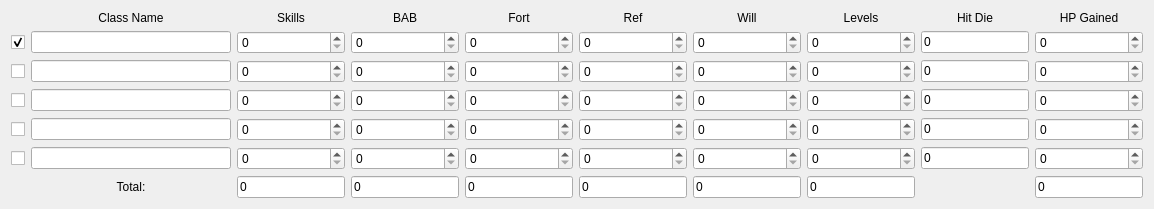
      <widget class="QWidget" name="tab_4">
       <attribute name="title">
        <string>Class Info</string>
       </attribute>
       <layout class="QVBoxLayout" name="verticalLayout_4">
        <item>
         <layout class="QGridLayout" name="gridLayout_2">
          <item row="6" column="3">
           <widget class="QLineEdit" name="lineEditClassBABTotal">
            <property name="text">
             <string>0</string>
            </property>
            <property name="readOnly">
             <bool>true</bool>
            </property>
           </widget>
          </item>
          <item row="0" column="1">
           <widget class="QLabel" name="labelClassName">
            <property name="maximumSize">
             <size>
              <width>16777215</width>
              <height>20</height>
             </size>
            </property>
            <property name="text">
             <string>Class Name</string>
            </property>
            <property name="alignment">
             <set>Qt::AlignCenter</set>
            </property>
           </widget>
          </item>
          <item row="0" column="6">
           <widget class="QLabel" name="labelClassWillSave">
            <property name="maximumSize">
             <size>
              <width>16777215</width>
              <height>20</height>
             </size>
            </property>
            <property name="text">
             <string>Will</string>
            </property>
            <property name="alignment">
             <set>Qt::AlignCenter</set>
            </property>
           </widget>
          </item>
          <item row="0" column="8">
           <widget class="QLabel" name="labelHitDie">
            <property name="maximumSize">
             <size>
              <width>16777215</width>
              <height>20</height>
             </size>
            </property>
            <property name="text">
             <string>Hit Die</string>
            </property>
            <property name="alignment">
             <set>Qt::AlignCenter</set>
            </property>
           </widget>
          </item>
          <item row="0" column="5">
           <widget class="QLabel" name="labelClassRefSave">
            <property name="maximumSize">
             <size>
              <width>16777215</width>
              <height>20</height>
             </size>
            </property>
            <property name="text">
             <string>Ref</string>
            </property>
            <property name="alignment">
             <set>Qt::AlignCenter</set>
            </property>
           </widget>
          </item>
          <item row="0" column="9">
           <widget class="QLabel" name="labelHPGained">
            <property name="maximumSize">
             <size>
              <width>16777215</width>
              <height>20</height>
             </size>
            </property>
            <property name="text">
             <string>HP Gained</string>
            </property>
            <property name="alignment">
             <set>Qt::AlignCenter</set>
            </property>
           </widget>
          </item>
          <item row="2" column="1">
           <widget class="QLineEdit" name="lineEditClass2">
            <property name="minimumSize">
             <size>
              <width>200</width>
              <height>0</height>
             </size>
            </property>
           </widget>
          </item>
          <item row="3" column="1">
           <widget class="QLineEdit" name="lineEditClass3">
            <property name="minimumSize">
             <size>
              <width>200</width>
              <height>0</height>
             </size>
            </property>
           </widget>
          </item>
          <item row="6" column="6">
           <widget class="QLineEdit" name="lineEditClassWillSaveTotal">
            <property name="text">
             <string>0</string>
            </property>
            <property name="readOnly">
             <bool>true</bool>
            </property>
           </widget>
          </item>
          <item row="6" column="7">
           <widget class="QLineEdit" name="lineEditClassLevelsTotal">
            <property name="text">
             <string>0</string>
            </property>
            <property name="readOnly">
             <bool>true</bool>
            </property>
           </widget>
          </item>
          <item row="6" column="9">
           <widget class="QLineEdit" name="lineEditHPGainedTotal">
            <property name="text">
             <string>0</string>
            </property>
            <property name="readOnly">
             <bool>true</bool>
            </property>
           </widget>
          </item>
          <item row="4" column="1">
           <widget class="QLineEdit" name="lineEditClass4">
            <property name="minimumSize">
             <size>
              <width>200</width>
              <height>0</height>
             </size>
            </property>
           </widget>
          </item>
          <item row="5" column="1">
           <widget class="QLineEdit" name="lineEditClass5">
            <property name="minimumSize">
             <size>
              <width>200</width>
              <height>0</height>
             </size>
            </property>
           </widget>
          </item>
          <item row="5" column="8">
           <widget class="QLineEdit" name="lineEditHitDie5">
            <property name="text">
             <string>0</string>
            </property>
           </widget>
          </item>
          <item row="6" column="1">
           <widget class="QLabel" name="labelClassTotal">
            <property name="maximumSize">
             <size>
              <width>16777215</width>
              <height>20</height>
             </size>
            </property>
            <property name="text">
             <string>Total:</string>
            </property>
            <property name="alignment">
             <set>Qt::AlignCenter</set>
            </property>
           </widget>
          </item>
          <item row="6" column="2">
           <widget class="QLineEdit" name="lineEditClassSkillsTotal">
            <property name="text">
             <string>0</string>
            </property>
            <property name="readOnly">
             <bool>true</bool>
            </property>
           </widget>
          </item>
          <item row="6" column="4">
           <widget class="QLineEdit" name="lineEditClassFortSaveTotal">
            <property name="text">
             <string>0</string>
            </property>
            <property name="readOnly">
             <bool>true</bool>
            </property>
           </widget>
          </item>
          <item row="1" column="1">
           <widget class="QLineEdit" name="lineEditClass1">
            <property name="minimumSize">
             <size>
              <width>200</width>
              <height>0</height>
             </size>
            </property>
           </widget>
          </item>
          <item row="6" column="5">
           <widget class="QLineEdit" name="lineEditClassRefSaveTotal">
            <property name="text">
             <string>0</string>
            </property>
            <property name="readOnly">
             <bool>true</bool>
            </property>
           </widget>
          </item>
          <item row="0" column="2">
           <widget class="QLabel" name="labelSkills">
            <property name="maximumSize">
             <size>
              <width>16777215</width>
              <height>20</height>
             </size>
            </property>
            <property name="text">
             <string>Skills</string>
            </property>
            <property name="alignment">
             <set>Qt::AlignCenter</set>
            </property>
           </widget>
          </item>
          <item row="0" column="7">
           <widget class="QLabel" name="labelClassLevelsSave">
            <property name="maximumSize">
             <size>
              <width>16777215</width>
              <height>20</height>
             </size>
            </property>
            <property name="text">
             <string>Levels</string>
            </property>
            <property name="alignment">
             <set>Qt::AlignCenter</set>
            </property>
           </widget>
          </item>
          <item row="0" column="4">
           <widget class="QLabel" name="labelClassFortSave">
            <property name="maximumSize">
             <size>
              <width>16777215</width>
              <height>20</height>
             </size>
            </property>
            <property name="text">
             <string>Fort</string>
            </property>
            <property name="alignment">
             <set>Qt::AlignCenter</set>
            </property>
           </widget>
          </item>
          <item row="0" column="3">
           <widget class="QLabel" name="labelBAB">
            <property name="maximumSize">
             <size>
              <width>16777215</width>
              <height>20</height>
             </size>
            </property>
            <property name="text">
             <string>BAB</string>
            </property>
            <property name="alignment">
             <set>Qt::AlignCenter</set>
            </property>
           </widget>
          </item>
          <item row="1" column="0">
           <widget class="QCheckBox" name="checkBoxFavoured1">
            <property name="text">
             <string/>
            </property>
            <property name="checked">
             <bool>true</bool>
            </property>
            <property name="autoExclusive">
             <bool>true</bool>
            </property>
           </widget>
          </item>
          <item row="2" column="0">
           <widget class="QCheckBox" name="checkBoxFavoured2">
            <property name="text">
             <string/>
            </property>
            <property name="autoExclusive">
             <bool>true</bool>
            </property>
           </widget>
          </item>
          <item row="3" column="0">
           <widget class="QCheckBox" name="checkBoxFavoured3">
            <property name="text">
             <string/>
            </property>
            <property name="autoExclusive">
             <bool>true</bool>
            </property>
           </widget>
          </item>
          <item row="4" column="0">
           <widget class="QCheckBox" name="checkBoxFavoured4">
            <property name="text">
             <string/>
            </property>
            <property name="autoExclusive">
             <bool>true</bool>
            </property>
           </widget>
          </item>
          <item row="5" column="0">
           <widget class="QCheckBox" name="checkBoxFavoured5">
            <property name="text">
             <string/>
            </property>
            <property name="autoExclusive">
             <bool>true</bool>
            </property>
           </widget>
          </item>
          <item row="1" column="2">
           <widget class="QSpinBox" name="spinBoxClassSkills1"/>
          </item>
          <item row="1" column="3">
           <widget class="QSpinBox" name="spinBoxClassBAB1"/>
          </item>
          <item row="1" column="4">
           <widget class="QSpinBox" name="spinBoxClassFortSave1"/>
          </item>
          <item row="1" column="5">
           <widget class="QSpinBox" name="spinBoxClassRefSave1"/>
          </item>
          <item row="1" column="6">
           <widget class="QSpinBox" name="spinBoxClassWillSave1"/>
          </item>
          <item row="1" column="7">
           <widget class="QSpinBox" name="spinBoxClassLevels1"/>
          </item>
          <item row="1" column="9">
           <widget class="QSpinBox" name="spinBoxHPGained1"/>
          </item>
          <item row="4" column="8">
           <widget class="QLineEdit" name="lineEditHitDie4">
            <property name="text">
             <string>0</string>
            </property>
           </widget>
          </item>
          <item row="3" column="8">
           <widget class="QLineEdit" name="lineEditHitDie3">
            <property name="text">
             <string>0</string>
            </property>
           </widget>
          </item>
          <item row="2" column="8">
           <widget class="QLineEdit" name="lineEditHitDie2">
            <property name="text">
             <string>0</string>
            </property>
           </widget>
          </item>
          <item row="1" column="8">
           <widget class="QLineEdit" name="lineEditHitDie1">
            <property name="text">
             <string>0</string>
            </property>
           </widget>
          </item>
          <item row="2" column="2">
           <widget class="QSpinBox" name="spinBoxClassSkills2"/>
          </item>
          <item row="3" column="2">
           <widget class="QSpinBox" name="spinBoxClassSkills3"/>
          </item>
          <item row="4" column="2">
           <widget class="QSpinBox" name="spinBoxClassSkills4"/>
          </item>
          <item row="4" column="3">
           <widget class="QSpinBox" name="spinBoxClassBAB4"/>
          </item>
          <item row="3" column="3">
           <widget class="QSpinBox" name="spinBoxClassBAB3"/>
          </item>
          <item row="2" column="3">
           <widget class="QSpinBox" name="spinBoxClassBAB2"/>
          </item>
          <item row="2" column="4">
           <widget class="QSpinBox" name="spinBoxClassFortSave2"/>
          </item>
          <item row="3" column="4">
           <widget class="QSpinBox" name="spinBoxClassFortSave3"/>
          </item>
          <item row="4" column="4">
           <widget class="QSpinBox" name="spinBoxClassFortSave4"/>
          </item>
          <item row="4" column="5">
           <widget class="QSpinBox" name="spinBoxClassRefSave4"/>
          </item>
          <item row="3" column="5">
           <widget class="QSpinBox" name="spinBoxClassRefSave3"/>
          </item>
          <item row="2" column="5">
           <widget class="QSpinBox" name="spinBoxClassRefSave2"/>
          </item>
          <item row="2" column="6">
           <widget class="QSpinBox" name="spinBoxClassWillSave2"/>
          </item>
          <item row="3" column="6">
           <widget class="QSpinBox" name="spinBoxClassWillSave3"/>
          </item>
          <item row="4" column="6">
           <widget class="QSpinBox" name="spinBoxClassWillSave4"/>
          </item>
          <item row="4" column="7">
           <widget class="QSpinBox" name="spinBoxClassLevels4"/>
          </item>
          <item row="3" column="7">
           <widget class="QSpinBox" name="spinBoxClassLevels3"/>
          </item>
          <item row="2" column="7">
           <widget class="QSpinBox" name="spinBoxClassLevels2"/>
          </item>
          <item row="2" column="9">
           <widget class="QSpinBox" name="spinBoxHPGained2"/>
          </item>
          <item row="3" column="9">
           <widget class="QSpinBox" name="spinBoxHPGained3"/>
          </item>
          <item row="4" column="9">
           <widget class="QSpinBox" name="spinBoxHPGained4"/>
          </item>
          <item row="5" column="2">
           <widget class="QSpinBox" name="spinBoxClassSkills5"/>
          </item>
          <item row="5" column="3">
           <widget class="QSpinBox" name="spinBoxClassBAB5"/>
          </item>
          <item row="5" column="4">
           <widget class="QSpinBox" name="spinBoxClassFortSave5"/>
          </item>
          <item row="5" column="5">
           <widget class="QSpinBox" name="spinBoxClassRefSave5"/>
          </item>
          <item row="5" column="6">
           <widget class="QSpinBox" name="spinBoxClassWillSave5"/>
          </item>
          <item row="5" column="7">
           <widget class="QSpinBox" name="spinBoxClassLevels5"/>
          </item>
          <item row="5" column="9">
           <widget class="QSpinBox" name="spinBoxHPGained5"/>
          </item>
         </layout>
        </item>
       </layout>
      </widget>
